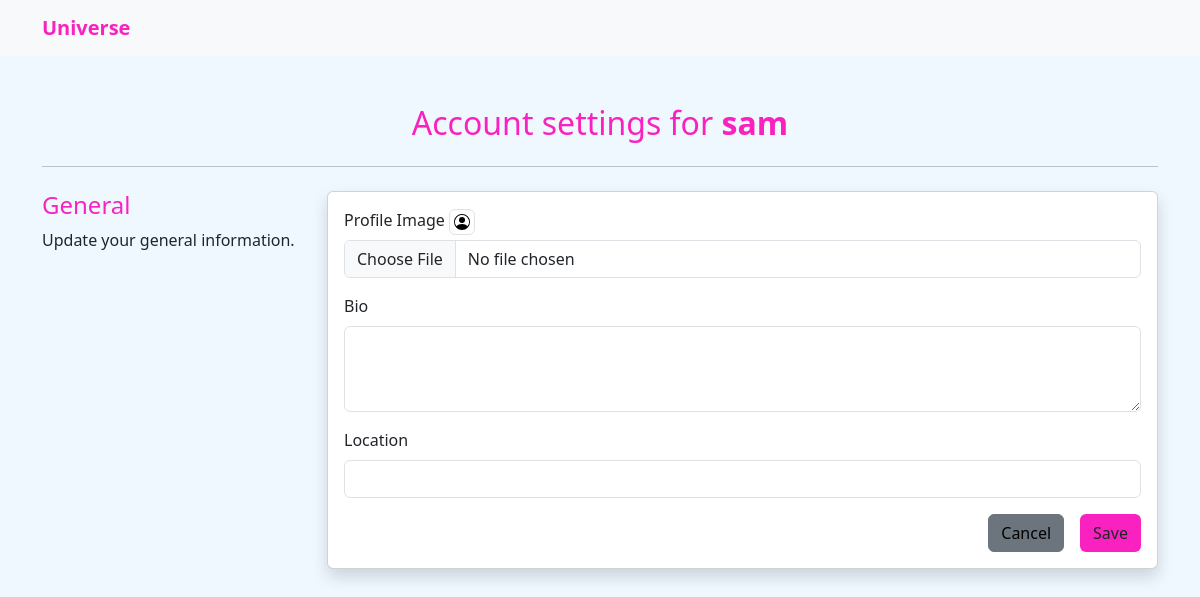
Before: /settings/ (signed in) with the older database file.
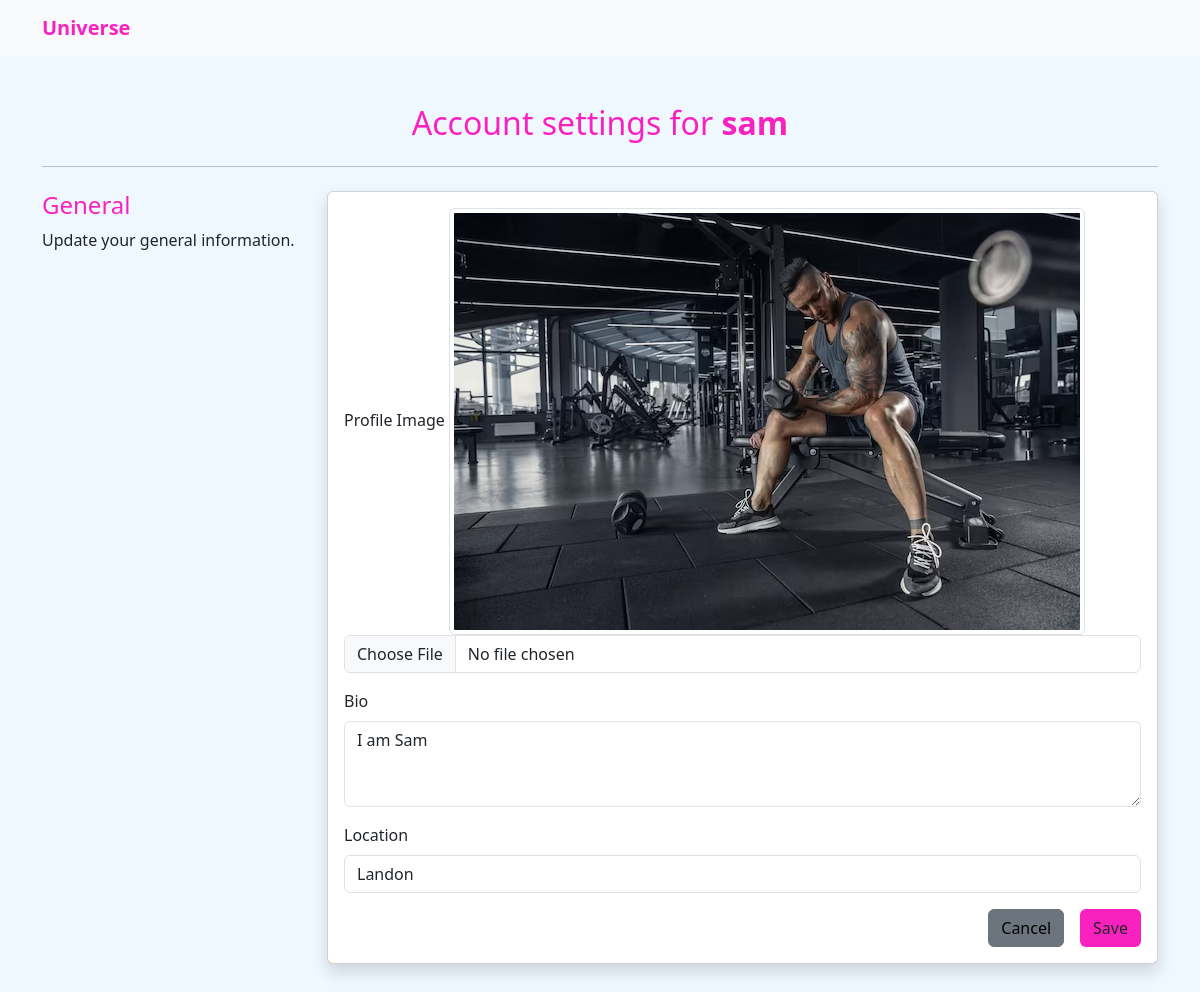
After: the same page with the newer database file.
### core/models.py (models this page shows, shortened)
class Profile(models.Model):
    user = models.ForeignKey(User, on_delete= models.CASCADE)
    id_user = models.IntegerField()
    bio = models.TextField(blank=True)
    profileimg = models.ImageField(upload_to='profile_images', default='blank-user-profile.svg') # here the the images will upload (user logo) in the media folder
    location = models.CharField(max_length=100, blank=True)

### core/views.py (the view, shortened to what this page needs)
# urls.py: path('settings/', views.settings, name='settings'),
@login_required(login_url='signin')
def settings(request):
    user_profile = Profile.objects.get(user=request.user)
    return render(request, 'setting.html', {'user_profile': user_profile})

### templates/setting.html (shortened to what this page needs)
{% load static %}
<!DOCTYPE html>
<html lang="en">
<head>
    {% load bootstrap5 %}
    {% bootstrap_css %}
    <link rel="stylesheet" href="https://cdn.jsdelivr.net/npm/bootstrap@5.3.0/dist/css/bootstrap.min.css">
</head>
<body style="background-color: aliceblue;">
    <nav class="navbar navbar-expand-lg navbar-light bg-light">
        <div class="container">
            <a class="navbar-brand" href="/signin"><strong><b style="color: rgb(249, 33, 191);">Universe</b></strong></a>
        </div>
    </nav>
    <div class="container my-5">
        <h1 class="h2 mb-4 text-center" style="color: rgb(249, 33, 191);">Account settings for <b>{{ user.username }}</b></h1>
        <hr>
        <div class="row mt-4">
            <div class="col-md-3">
                <h3 class="h4" style="color: rgb(249, 33, 191);">General</h3>
                <p>Update your general information.</p>
            </div>
            <div class="col-md-9">
                <div class="card shadow">
                    <div class="card-body">
                        <form action="" method="POST" enctype="multipart/form-data">
                            <div class="mb-3">
                                <label for="profileImage" class="form-label">Profile Image</label>
                                <img src="{{ user_profile.profileimg.url }}" alt="Profile Image" class="img-thumbnail">
                                <input type="file" name="image" class="form-control" id="profileImage">
                            </div>
                            <div class="mb-3">
                                <label for="bio" class="form-label">Bio</label>
                                <textarea id="bio" name="bio" rows="3" class="form-control">{{ user_profile.bio }}</textarea>
                            </div>
                            <div class="mb-3">
                                <label for="location" class="form-label">Location</label>
                                <input type="text" name="location" value="{{ user_profile.location }}" class="form-control" id="location">
                            </div>
                            <div class="d-grid gap-2 d-md-flex justify-content-md-end">
                                <button class="btn btn-secondary me-md-2"><a href="/" style="text-decoration: none; color: black;">Cancel</a></button>
                                <button type="submit" class="btn" style="background-color: rgb(249, 33, 191);">Save</button>
                            </div>
                        </form>
                    </div>
                </div>
            </div>
        </div>
    </div>
</body>
</html>

Changed rows visible on the page:
changed Profile: profileimg: picture added in place of a placeholder; bio (not shown) → "I am Sam"; location (not shown) → "Landon"
